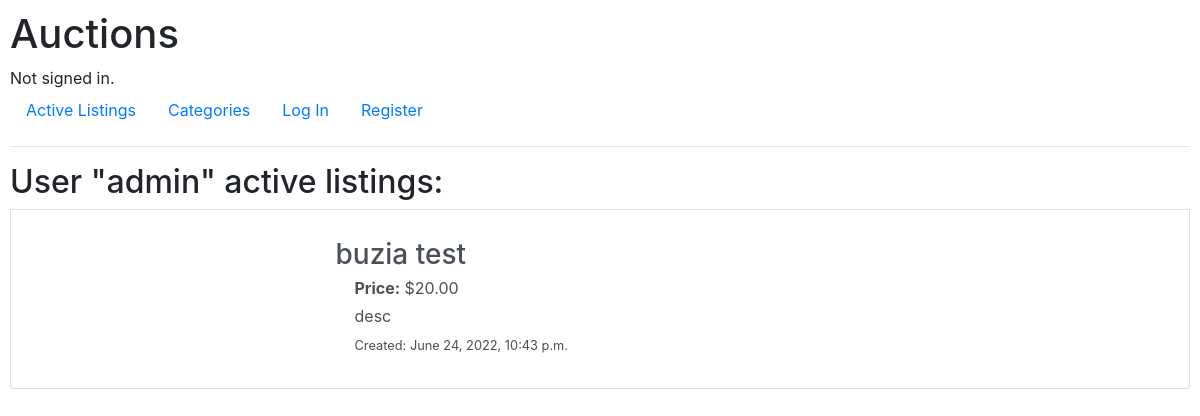
The page /user/admin on the database as committed earlier.
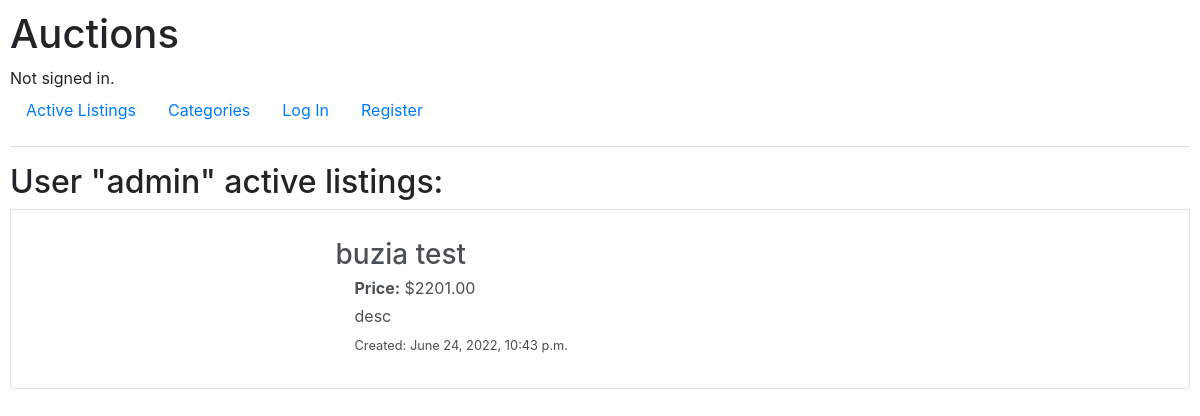
The same page on the database as committed later.
### auctions/models.py (models this page shows, shortened)
class Listing(models.Model):
    id = models.UUIDField(primary_key=True, default=uuid.uuid4, editable=False)
    title = models.CharField(max_length=25)
    image_url = models.URLField(blank=True, max_length=256)
    description = models.TextField()
    user = models.ForeignKey('User', on_delete=models.CASCADE, related_name='userListings')
    current_bid = models.DecimalField(max_digits=8, decimal_places=2)
    category = models.ForeignKey('Category', on_delete=models.SET('Other'), related_name='categoryListings')
    winner = models.ForeignKey('User', on_delete=models.SET(None), null=True, blank=True)
    datetime = models.DateTimeField(auto_now_add=True)
    isActive = models.BooleanField(default=True)

### auctions/views.py (the view)
# urls.py: path("user/<str:username>", views.user, name="user"),
@require_http_methods(["GET"])
def user(request, username):
    return render(request, "auctions/user.html", {
        'Listings' : Listing.objects.filter(user = User.objects.get(username = username), isActive=True),
        'username' : User.objects.get(username = username)
    })

### auctions/templates/auctions/user.html (shortened to what this page needs)
{% extends "auctions/layout.html" %}
{% block body %}
    <h2>User "{{username}}" active listings:</h2>
    {%if Listings %}
                {%for listing in Listings%}
                    <a href={%url 'listing' listing.id%} class="list-group-item list-group-item-action">
                        <div class="d-flex flex-row align-items-center  m-2">
                            <div class="p-2 w-25">
                            </div>
                            <div class="p-2 ml-2">
                                <h3 class="mb-1">{{listing.title}}</h3>
                                <div class="row align-items-start m-1">
                                    <div class="col">
                                        <span class="font-weight-bold">Price:</span> ${{listing.current_bid}}
                                    </div>
                                </div>
                                <div class="row align-items-start m-1">
                                    <div class="col">
                                       {{listing.description}}
                                    </div>
                                </div>
                                <div class="row align-items-start m-1">
                                    <div class="col font-weight-lighter">
                                        <small>Created: {{listing.datetime}}</small>
                                    </div>
                                </div>
                            </div>
                        </div>
                    </a>
                {% endfor %}
    {%else%}
        <h3>No listings</h3>
    {%endif%}
{% endblock %}

Rows that differ between the two databases and show on the page:
changed Listing "buzia test": current_bid "20.00" → "2201.00"
